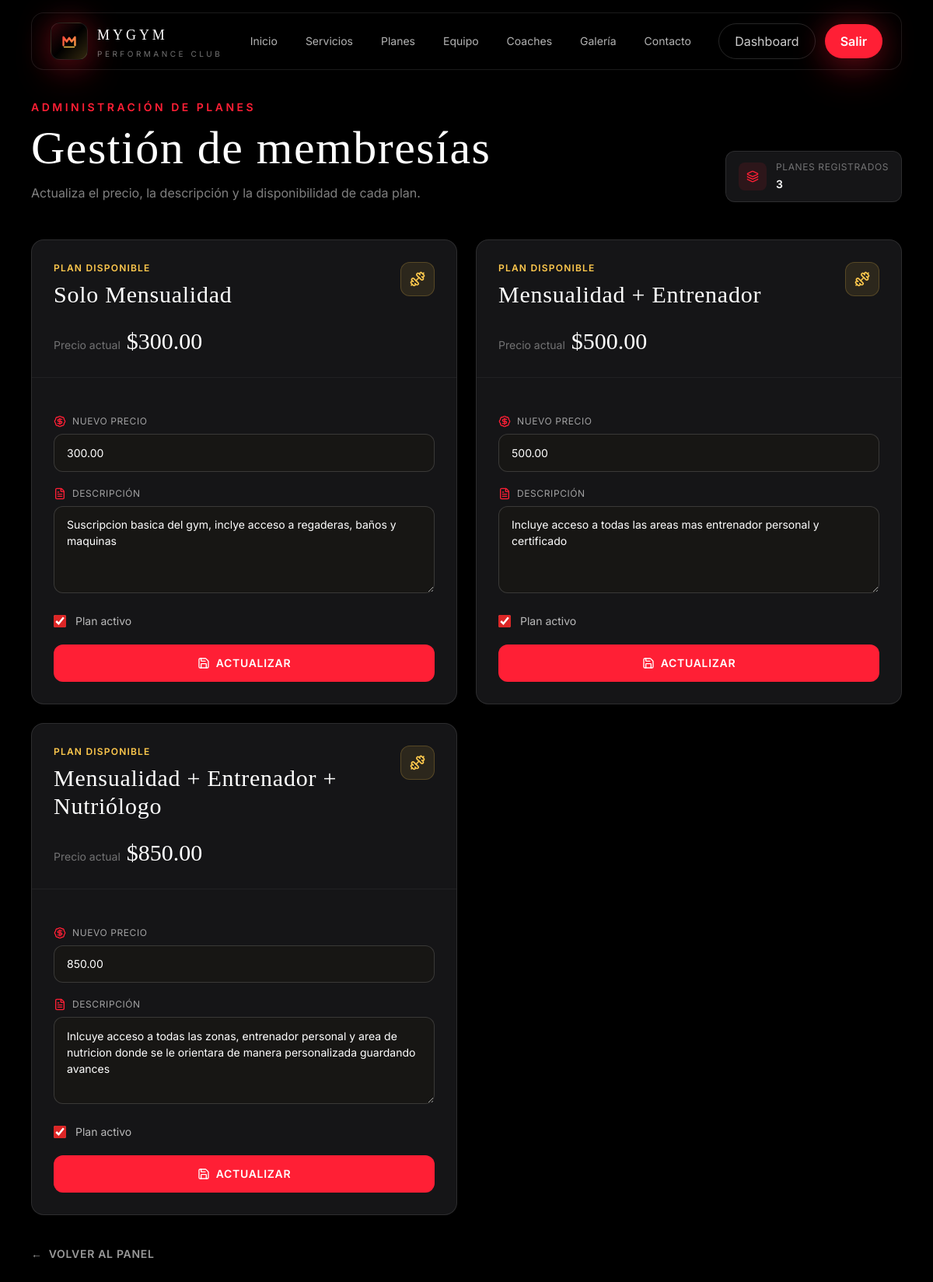
The app's page /administrador/membresias/ (signed in) with its own data.
### administrador/models.py (models this page shows, shortened)
class TipoMembresia(models.Model):
    OPCIONES = [
        ('basica', 'Solo Mensualidad'),
        ('entrenador', 'Mensualidad + Entrenador'),
        ('completa', 'Mensualidad + Entrenador + Nutriólogo'),
    ]
    nombre = models.CharField(max_length=10, choices=OPCIONES, unique=True)
    precio = models.DecimalField(max_digits=8, decimal_places=2)
    duracion_dias = models.PositiveIntegerField(default=30, help_text='Duración en días')
    descripcion = models.TextField(blank=True)
    activo = models.BooleanField(default=True)
    class Meta:
        verbose_name = 'Tipo de Membresía'
        verbose_name_plural = 'Tipos de Membresía'

### administrador/views.py (the view)
    @login_required
    def wrapper(request, *args, **kwargs):
        if request.user.rol not in ['administrador', 'recepcionista']:
            messages.error(request, 'No tienes permisos para esta acción.')
            return redirect('dashboard')
        return view_func(request, *args, **kwargs)

### administrador/forms.py
class TipoMembresiaForm(forms.ModelForm):
    class Meta:
        model = TipoMembresia
        fields = ['precio', 'duracion_dias', 'descripcion', 'activo']

### administrador/views.py (called while the page is built)
def solo_admin_recepcion(view_func):
    @login_required
    def wrapper(request, *args, **kwargs):
        if request.user.rol not in ['administrador', 'recepcionista']:
            messages.error(request, 'No tienes permisos para esta acción.')
            return redirect('dashboard')
        return view_func(request, *args, **kwargs)
    return wrapper

@solo_admin_recepcion
def gestionar_membresias(request):
    tipos = TipoMembresia.objects.all()
    if request.method == 'POST':
        tipo_id = request.POST.get('tipo_id')
        tipo = get_object_or_404(TipoMembresia, pk=tipo_id)
        form = TipoMembresiaForm(request.POST, instance=tipo)
        if form.is_valid():
            form.save()
            messages.success(request, f'Info de "{tipo.get_nombre_display()}" actualizada.')
            return redirect('administrador:gestionar_membresias')
    else:
        form = TipoMembresiaForm()
    return render(request, 'administrador/membresias/gestionar.html', {
        'tipos': tipos,
        'form': form,
    })

### templates/administrador/membresias/gestionar.html (shortened to what this page needs)
{% extends 'base.html' %}
{% block content %}
<section class="min-h-screen bg-gym-black pt-28 sm:pt-32 pb-20 px-4 sm:px-8 lg:px-10">
  <div class="max-w-7xl mx-auto">
    <div class="reveal mb-10 sm:mb-12">
      <p class="text-gym-red text-xs sm:text-sm font-semibold uppercase tracking-[0.25em] mb-3">
        Administración de planes
      </p>
      <div class="flex flex-col lg:flex-row lg:items-end lg:justify-between gap-5">
        <div>
          <h1 class="font-display text-4xl sm:text-5xl lg:text-6xl text-white tracking-wide leading-tight">
            Gestión de membresías
          </h1>
          <p class="text-white/50 text-sm sm:text-base mt-4 max-w-2xl leading-relaxed">
            Actualiza el precio, la descripción y la disponibilidad de cada plan.
          </p>
        </div>
        <div class="inline-flex items-center gap-3 self-start lg:self-end bg-gym-surface border border-white/10 rounded-xl px-4 py-3">
          <div class="w-9 h-9 rounded-lg bg-gym-red/10 flex items-center justify-center">
            <i data-lucide="layers-3" class="w-4 h-4 text-gym-red"></i>
          </div>
          <div>
            <p class="text-white/40 text-xs uppercase tracking-wider">
              Planes registrados
            </p>
            <p class="text-white font-semibold text-sm mt-1">
              {{ tipos|length }}
            </p>
          </div>
        </div>
      </div>
    </div>
    <div class="reveal grid grid-cols-1 md:grid-cols-2 xl:grid-cols-3 gap-5 sm:gap-6">
      {% for tipo in tipos %}
        <article class="bg-gym-surface border border-white/10 rounded-2xl overflow-hidden flex flex-col">
          <div class="p-6 sm:p-7 border-b border-white/5">
            <div class="flex items-start justify-between gap-4">
              <div>
                <p class="text-gym-gold text-xs uppercase tracking-widest font-semibold mb-2">
                  Plan disponible
                </p>
                <h2 class="font-display text-2xl sm:text-3xl text-white tracking-wide">
                  {{ tipo.get_nombre_display }}
                </h2>
              </div>
              <div class="w-11 h-11 rounded-xl bg-gym-gold/10 border border-gym-gold/20 flex items-center justify-center shrink-0">
                <i data-lucide="dumbbell" class="w-5 h-5 text-gym-gold"></i>
              </div>
            </div>
            <div class="flex items-baseline gap-2 mt-6">
              <span class="text-white/40 text-sm">
                Precio actual
              </span>
              <span class="font-display text-3xl text-white">
                ${{ tipo.precio }}
              </span>
            </div>
          </div>
          <form method="post" class="p-6 sm:p-7 space-y-5 flex flex-col flex-1">
            <div>
              <label
                for="precio-{{ tipo.id }}"
                class="flex items-center gap-2 text-white/60 text-xs uppercase tracking-wider mb-2">
                <i data-lucide="badge-dollar-sign" class="w-4 h-4 text-gym-red"></i>
                Nuevo precio
              </label>
              <input
                id="precio-{{ tipo.id }}"
                type="number"
                name="precio"
                step="0.01"
                min="0"
                value="{{ tipo.precio }}"
                required
                class="form-input">
            </div>
            <div>
              <label
                for="descripcion-{{ tipo.id }}"
                class="flex items-center gap-2 text-white/60 text-xs uppercase tracking-wider mb-2">
                <i data-lucide="file-text" class="w-4 h-4 text-gym-red"></i>
                Descripción
              </label>
              <textarea
                id="descripcion-{{ tipo.id }}"
                name="descripcion"
                rows="4"
                class="form-input">{{ tipo.descripcion }}</textarea>
            </div>
            <label class="flex items-center gap-3 text-white/70 text-sm cursor-pointer mt-auto">
              <input
                type="checkbox"
                name="activo"
                {% if tipo.activo %}checked{% endif %}
                class="w-4 h-4 accent-gym-red">
              <span>
                Plan activo
              </span>
            </label>
            <button
              type="submit"
              class="w-full inline-flex items-center justify-center gap-2 bg-gym-red hover:bg-red-700 text-white font-semibold py-3.5 rounded-xl uppercase tracking-wider text-sm transition-all duration-200 hover:shadow-lg hover:shadow-gym-red/25">
              <i data-lucide="save" class="w-4 h-4"></i>
              Actualizar
            </button>
          </form>
        </article>
      {% endfor %}
    </div>
    <a
      href="{% url 'administrador:inicio' %}"
      class="inline-flex items-center gap-2 mt-10 text-sm font-semibold text-white/60 hover:text-gym-red uppercase tracking-wider transition-colors">
      <span aria-hidden="true">←</span>
      Volver al panel
    </a>
  </div>
</section>
{% endblock %}

### static/css/style.css (style rules this page uses)
html { scroll-behavior: smooth; }
body { background-color: #0b0b0c; }
.reveal { opacity: 0; transform: translateY(18px); transition: opacity .7s ease, transform .7s ease; }
.reveal.visible { opacity: 1; transform: translateY(0); }

### templates/base.html (style rules this page uses)
body { background-color: #0a0a0b; background-image: radial-gradient(circle at 15% 10%, rgba(255,31,53,0.08), transparent 35%), radial-gradient(circle at 85% 25%, rgba(255,201,77,0.06), transparent 30%), radial-gradient(circle at 50% 90%, rgba(255,31,53,0.05), transparent 40%); background-attachment: fixed; }

### templates/administrador/membresias/gestionar.html (style rules this page uses)
.form-input { width: 100%; background: #171614; border: 1px solid rgba(255, 255, 255, 0.15); border-radius: 0.75rem; padding: 0.8rem 1rem; color: #ffffff; font-size: 0.875rem; line-height: 1.5; transition: border-color 0.2s ease, box-shadow 0.2s ease, background-color 0.2s ease; }
textarea.form-input { resize: vertical; min-height: 7rem; }
input[type="checkbox"] { accent-color: #dc2626; }

### records on screen
TipoMembresia: nombre "Solo Mensualidad", precio "300.00", descripcion "Suscripcion basica del gym, inclye acceso a regaderas, baños y maquinas", activo "☑"
TipoMembresia: nombre "Mensualidad + Entrenador", precio "500.00", descripcion "Incluye acceso a todas las areas mas entrenador personal y certificado", activo "☑"
TipoMembresia: nombre "Mensualidad + Entrenador + Nutriólogo", precio "850.00", descripcion "Inlcuye acceso a todas las zonas, entrenador personal y area de nutricion donde se le orientara de manera personalizada guardando avances", activo "☑"

### other values on screen
{{ tipos|length }} "3"
